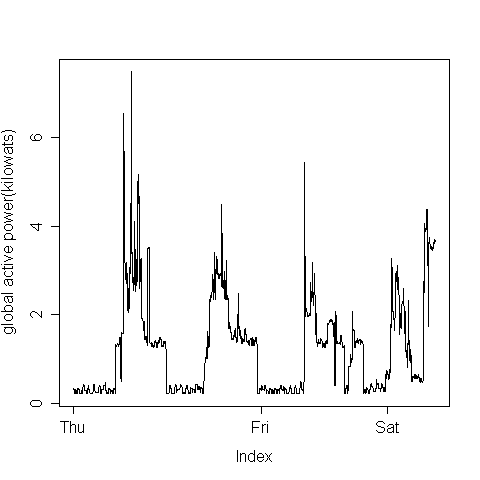

This chart was generated by the following R code:
a2=read.table('1.txt',header=T,sep=';',skip=66630,nrows=3000)
a1=rbind(a2[a2[1]=='1/2/2007' , ],a2[a2[1]=='2/2/2007' , ])



plot(a1[,3],xaxt='n',type='l',ylab='global active power(kilowats)')
axis(1,at=c(1,1500,2500),labels=c('Thu','Fri','Sat'))
dev.copy(png,file='plot2.png',width=480,height=480)
dev.off()
